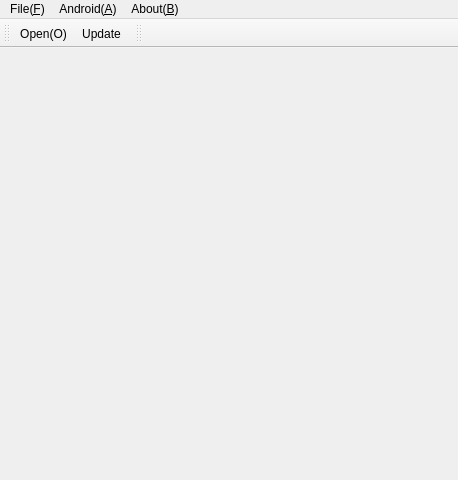
<?xml version="1.0" encoding="UTF-8"?>
<ui version="4.0">
 <class>MainWindow</class>
 <widget class="QMainWindow" name="MainWindow">
  <property name="geometry">
   <rect>
    <x>0</x>
    <y>0</y>
    <width>458</width>
    <height>480</height>
   </rect>
  </property>
  <property name="windowTitle">
   <string>MainWindow</string>
  </property>
  <widget class="QWidget" name="centralWidget"/>
  <widget class="QMenuBar" name="menuBar">
   <property name="geometry">
    <rect>
     <x>0</x>
     <y>0</y>
     <width>458</width>
     <height>21</height>
    </rect>
   </property>
   <widget class="QMenu" name="menuOpen">
    <property name="title">
     <string>File(&amp;F)</string>
    </property>
    <addaction name="actionOpen"/>
   </widget>
   <widget class="QMenu" name="menuAndroid">
    <property name="title">
     <string>Android(&amp;A)</string>
    </property>
    <addaction name="actionUpdate"/>
   </widget>
   <widget class="QMenu" name="menuAbout">
    <property name="title">
     <string>About(&amp;B)</string>
    </property>
   </widget>
   <addaction name="menuOpen"/>
   <addaction name="menuAndroid"/>
   <addaction name="menuAbout"/>
  </widget>
  <widget class="QToolBar" name="mainToolBar">
   <attribute name="toolBarArea">
    <enum>TopToolBarArea</enum>
   </attribute>
   <attribute name="toolBarBreak">
    <bool>false</bool>
   </attribute>
   <addaction name="actionOpen"/>
   <addaction name="actionUpdate"/>
  </widget>
  <widget class="QToolBar" name="toolBar">
   <property name="windowTitle">
    <string>toolBar</string>
   </property>
   <attribute name="toolBarArea">
    <enum>TopToolBarArea</enum>
   </attribute>
   <attribute name="toolBarBreak">
    <bool>false</bool>
   </attribute>
  </widget>
  <action name="actionOpen">
   <property name="icon">
    <iconset resource="mainwindow.qrc">
     <normaloff>:/new/file/images/FileOpen.png</normaloff>:/new/file/images/FileOpen.png</iconset>
   </property>
   <property name="text">
    <string>Open(&amp;O)...</string>
   </property>
   <property name="toolTip">
    <string>Open PSD file</string>
   </property>
   <property name="shortcut">
    <string>Alt+O</string>
   </property>
  </action>
  <action name="actionUpdate">
   <property name="icon">
    <iconset resource="mainwindow.qrc">
     <normaloff>:/new/file/images/sync.png</normaloff>:/new/file/images/sync.png</iconset>
   </property>
   <property name="text">
    <string>Update</string>
   </property>
  </action>
 </widget>
 <layoutdefault spacing="6" margin="11"/>
 <resources>
  <include location="mainwindow.qrc"/>
 </resources>
 <connections/>
</ui>
